Frame 1 (no input): blank canvas, image omitted
Frame 60 (no input): blank canvas, image omitted
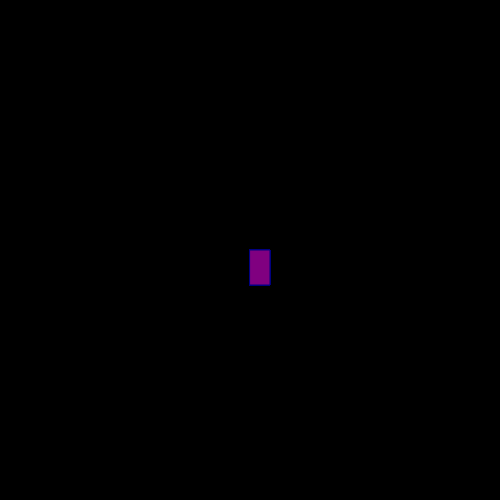
Frame 120 (the mouse pressed at the canvas centre since frame 60)

The p5.js sketch whose frames 1 and 60 were blank and that drew this single picture after the mouse press (run headless with seeded random() and noise() and a simulated clock; from frame 60 on, the mouse is pressed at the canvas centre):

// p5.js sketch
// ── sketch.js
function setup() {
    createCanvas(500, 500);
    background("black");
  }
  
  function draw() {
  
    stroke("navy");
    fill("purple");
    
  // console.log(mouseIsPressed);
    
    if(mouseIsPressed){rect(mouseX, mouseY, 20, 35);
  
    }  
  }
  
